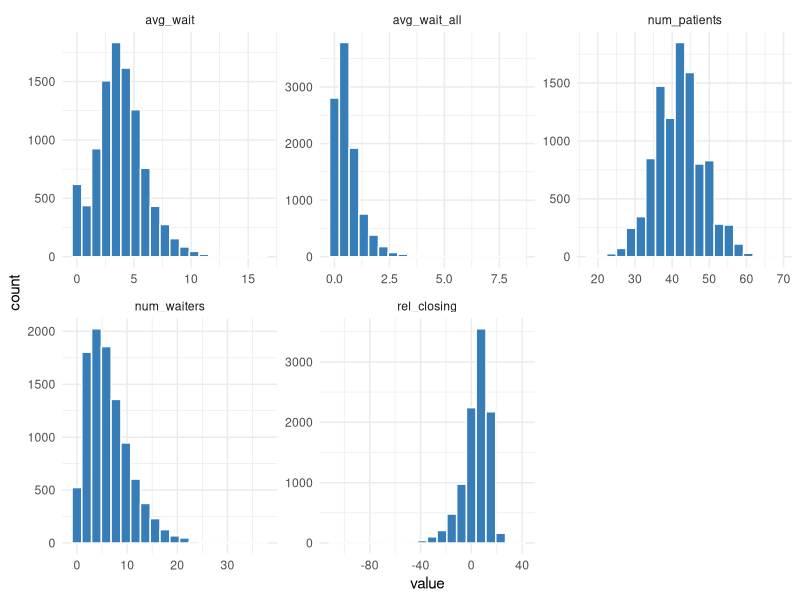

Recreate this plot in R.
## ---- chunk 1
knitr::opts_chunk$set(echo = TRUE, comment=NA)
## ---- chunk 2
library(tidyverse)
## ---- chunk 3
patients <- rexp(n=100, rate=1/10)
arrival_times <- cumsum(patients)
arrival_times <- arrival_times[arrival_times <= 420 ]


( num_patients <- length(arrival_times) )
## ---- chunk 4
consultation_time <- runif(num_patients, min=5, max=20)
## ---- chunk 5
simulate <- function(num_doctors=3, mean_wait_time=10,
                     opening_time=9, closing_time=16, 
                     min_consul_time=5,
                     max_consul_time=20){
  
  hours <- closing_time - opening_time
  minutes <- hours * 60
  patients <- rexp(n=200, rate=1/mean_wait_time)
  arrival_times <- cumsum(patients)
  arrival_times <- arrival_times[arrival_times <= minutes ]
  
  
  num_patients <- length(arrival_times) 
  
  consultation_time <- runif(num_patients, min=min_consul_time, max=max_consul_time)
  
  # initiate doctors 
  doctors <- rep(0, num_doctors)  
  # waiting time 
  waiting_times <- c()
  num_waiters <- 0
  for (i in 1:num_patients) {
    # which doctor will be next available?
    next_free_doctor <- which.min(doctors)
    # what time will the doctor be available?
    next_free_doctor_time <- doctors[next_free_doctor]
    # does the patient have to wait?
    if (next_free_doctor_time > arrival_times[i]) {
      enter_room <- next_free_doctor_time
      waiting_times[i] <- enter_room - arrival_times[i]
      num_waiters <- num_waiters + 1
    } else {
      enter_room <- arrival_times[i]
      waiting_times[i] <- 0
    }
    leave_room <- enter_room + consultation_time[i]
    doctors[next_free_doctor] <- leave_room
  }
  #num_waiters <- sum( waiting_times > 0 )
  office_close <- max(doctors)
  avg_wait_all <- mean(waiting_times)
  avg_wait <- mean( waiting_times[waiting_times > 0 ])
  rel_closing <- office_close - 420
  res <- c(num_patients, num_waiters, office_close, rel_closing, avg_wait_all, avg_wait)
  names(res) <- c("num_patients", "num_waiters", "office_close", "rel_closing", "avg_wait_all", "avg_wait")
  as.data.frame(t(res))
}

simulate()
## ---- chunk 6
num_sims <- 10000
sims <- map_dfr(1:num_sims, .f=function(x) {simulate(num_doctors = 3) } )
## ---- chunk 7
summary(sims)
## ---- chunk 8
sims %>%
  select(-office_close) %>%
  replace_na(list(avg_wait = 0)) %>%
  pivot_longer(everything()) %>%
  ggplot(aes(x=value)) +
  geom_histogram(bins=20, fill="#377EB8", col="white") +
  facet_wrap(~name, scales="free") +
  theme_minimal()
  
